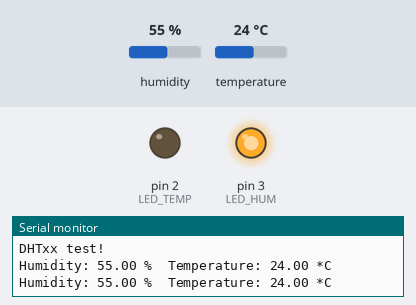
Recording of a sketch running on a simulated Arduino Uno, built with avr-gcc and run on an emulated ATmega328P. Shown: output pins drawn as LEDs (lit = HIGH), the last lines printed to the serial monitor. The inputs (shaded band) are chosen by the test bench; at power-on: humidity 55 %, temperature 24 °C.

Above: at 2.8 s.
2.9 s: humidity set to 41 %
5.6 s: humidity set to 38 %
At 6.9 s:
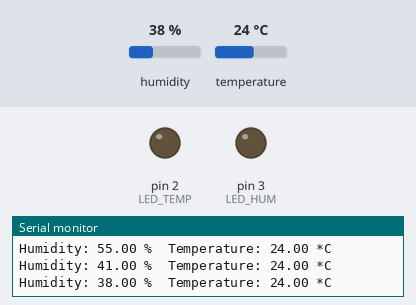
8.3 s: temperature set to 28 °C
11.3 s: temperature set to 31 °C
At 13.0 s:
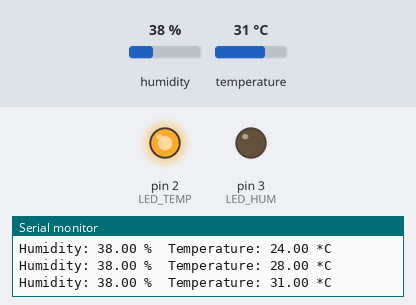
14.0 s: humidity set to 40 %
At 15.4 s:
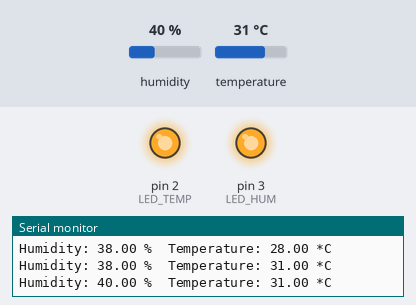
16.7 s: humidity set to 22 %
At 19.0 s:
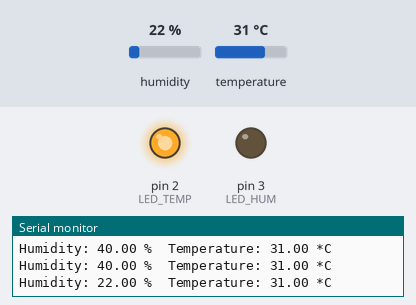
Timing chart, 0 to 20.5 s (numbered marks = the images above; inputs shaded):
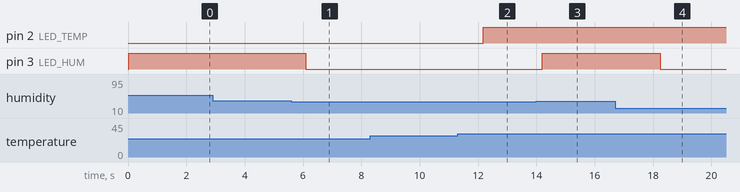

Measured:
- the behaviour switches between 40 and 39 % on humidity (found by bisection; images 0 and 1)
- the behaviour switches between 29 and 30 °C on temperature (found by bisection; images 1 and 2)
- after the input at 5.6 s, pin 3 (LED_HUM): HIGH → LOW after 0.50 s
- after the input at 11.3 s, pin 2 (LED_TEMP): LOW → HIGH after 0.87 s
- after the input at 14.0 s, pin 3 (LED_HUM): LOW → HIGH after 0.20 s
- after the input at 16.7 s, pin 3 (LED_HUM): HIGH → LOW after 1.5 s

The sketch:

04_Temp_Hum.ino
```cpp
#include "DHT.h"

#define DHTPIN A0     // what pin we're connected to
#define TEMP_LIMIT  30.0
#define HUM_LIMIT   40.0
#define LED_TEMP  2
#define LED_HUM   3

// Uncomment whatever type you're using!
#define DHTTYPE DHT11   // DHT 11
//#define DHTTYPE DHT22   // DHT 22  (AM2302)
//#define DHTTYPE DHT21   // DHT 21 (AM2301)

DHT dht(DHTPIN, DHTTYPE);

void setup()
{
    Serial.begin(9600);
    pinMode(LED_TEMP, OUTPUT);
    pinMode(LED_HUM, OUTPUT);

    Serial.println("DHTxx test!");
    dht.begin();
}

void loop()
{
    // Reading temperature or humidity takes about 250 milliseconds!
    // Sensor readings may also be up to 2 seconds 'old' (its a very slow sensor)
    float h = dht.readHumidity();
    float t = dht.readTemperature();

    // check if returns are valid, if they are NaN (not a number) then something went wrong!
    if (isnan(t) || isnan(h))
    {
        Serial.println("Failed to read from DHT");
    }
    else
    {
        Serial.print("Humidity: ");
        Serial.print(h);
        Serial.print(" %\t");
        Serial.print("Temperature: ");
        Serial.print(t);
        Serial.println(" *C");
        // if value > limit, LED on; else LED off
        if(t >= TEMP_LIMIT)
          digitalWrite(LED_TEMP, HIGH);
        else
          digitalWrite(LED_TEMP, LOW);
        if(h >= HUM_LIMIT)
          digitalWrite(LED_HUM, HIGH);
        else
          digitalWrite(LED_HUM, LOW);
    }
    delay(2000);
}
```
